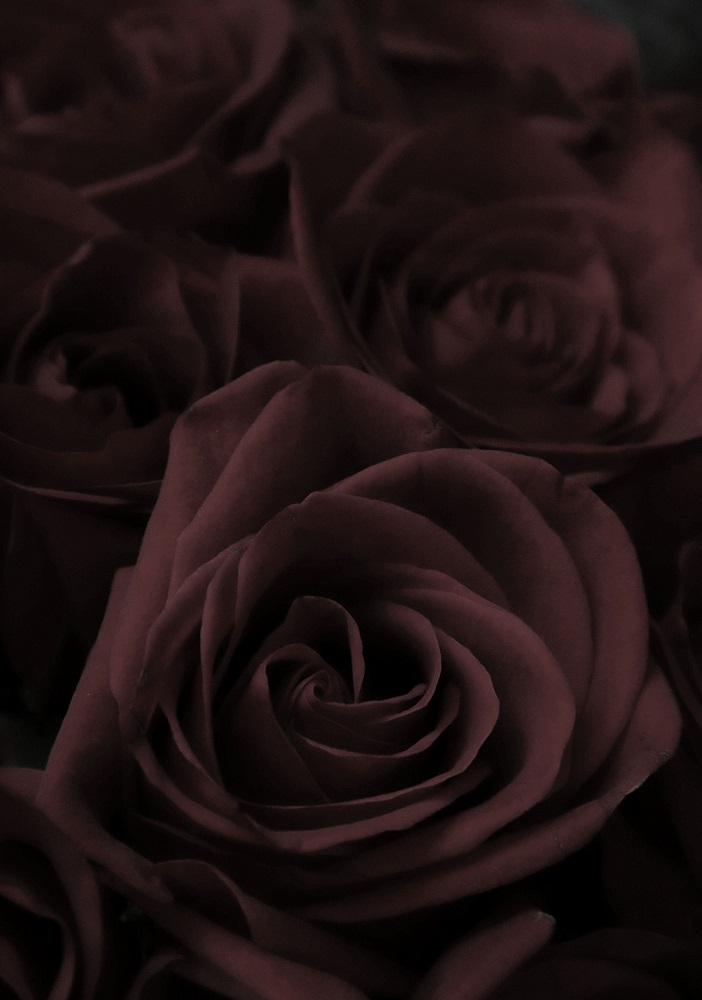
#> input picture ACE-1,HSL,HSV/1.jpeg, 702 x 1000 px; its folder holds only this picture in this run
$ python -i 'HSL vs HSV Enhancement.py'   (imports and definitions only)
#> lines starting #> are read from the running program, lines starting #| are printed output that depends on the picture
#> further down, picture is the input picture: shape (1000, 702, 3); mean B, G, R 18.2, 18.2, 31.1
import cv2
import tkinter as tk
from tkinter import filedialog
from PIL import Image, ImageTk


# Define a function called "enhance_contrast_hsv" that takes in an image
def enhance_contrast_hsv(image):
    # Convert to HSV
    hsv_image = cv2.cvtColor(image, cv2.COLOR_BGR2HSV)
#> hsv_image: shape (1000, 702, 3); mean H, S, V 57.5, 116.7, 31.1
    h, s, v = cv2.split(hsv_image)
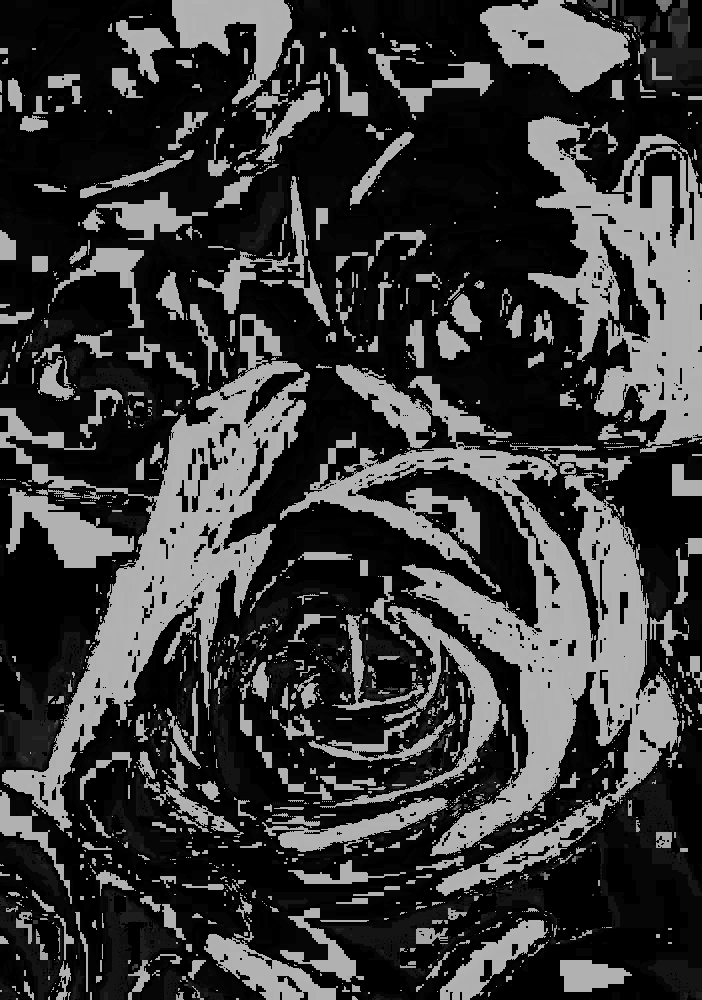
#> h: shape (1000, 702); min 0, max 179, mean 57.5
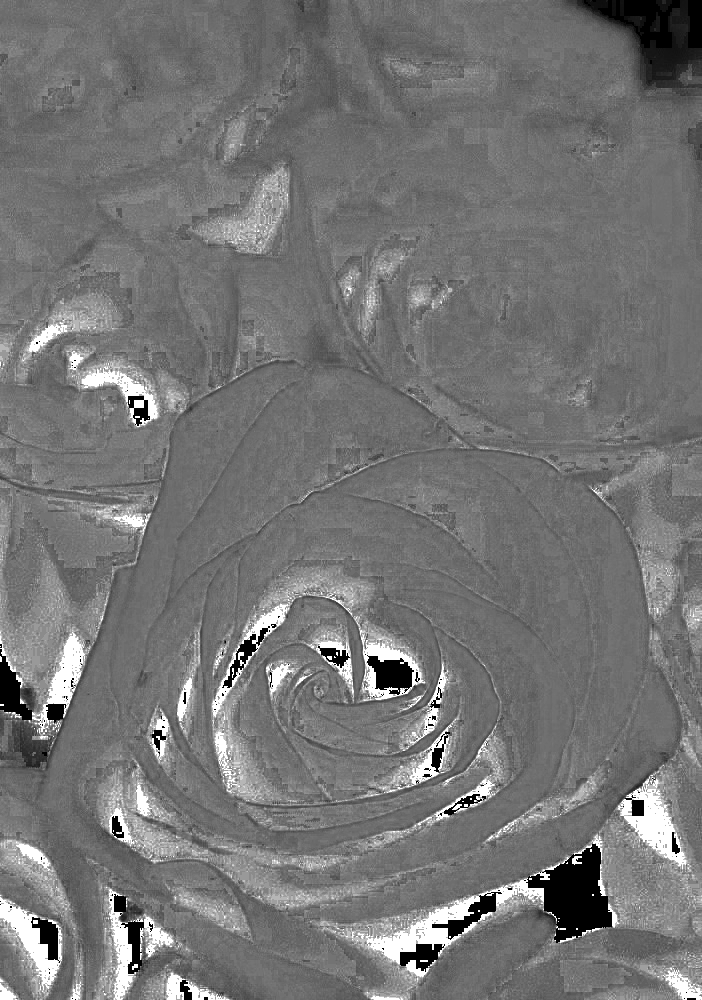
#> s: shape (1000, 702); min 0, max 255, mean 116.7
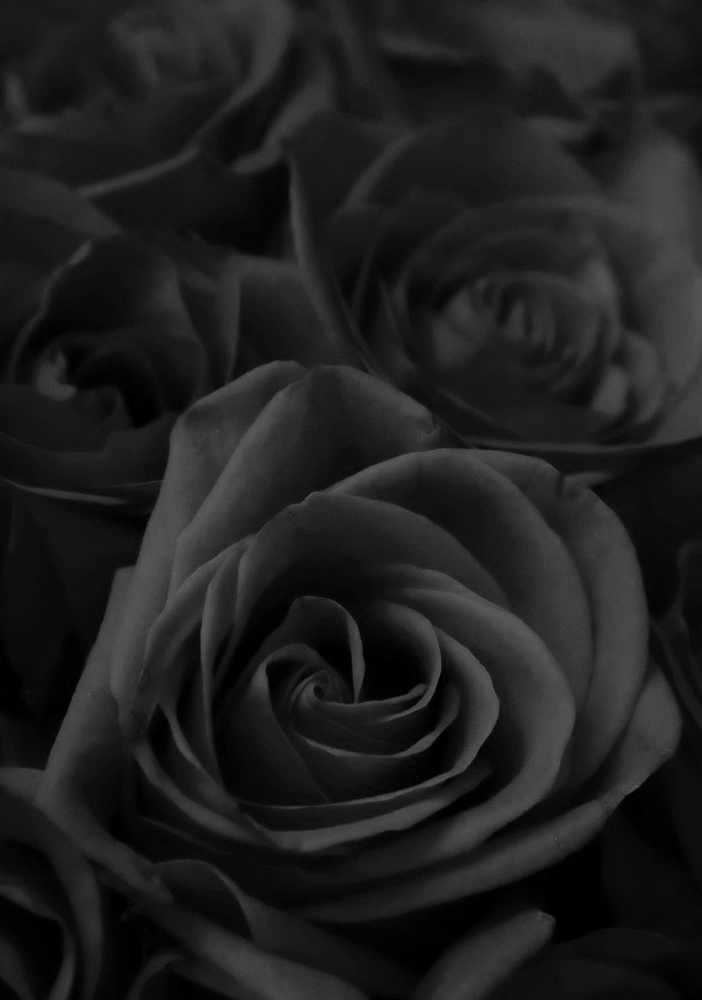
#> v: shape (1000, 702); min 0, max 107, mean 31.1
    # Apply histogram equalization to S channel
    s_equalized = cv2.equalizeHist(s)
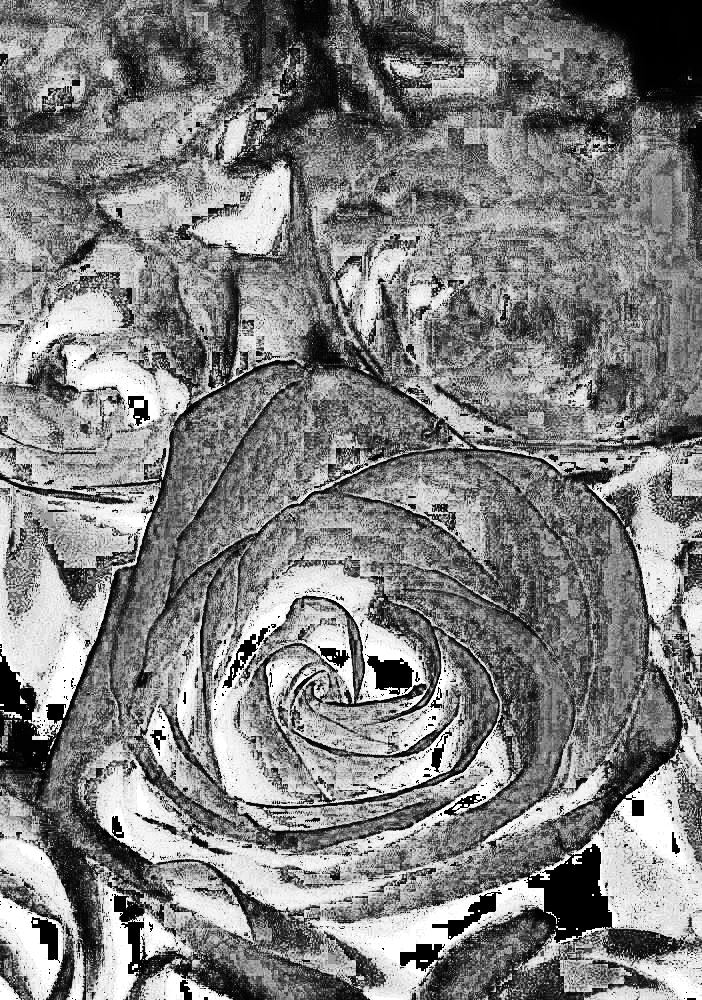
#> s_equalized: shape (1000, 702); min 0, max 255, mean 128.8
    # Apply stretching to V channel
    v_stretched = cv2.normalize(v, None, 0, 255, cv2.NORM_MINMAX)
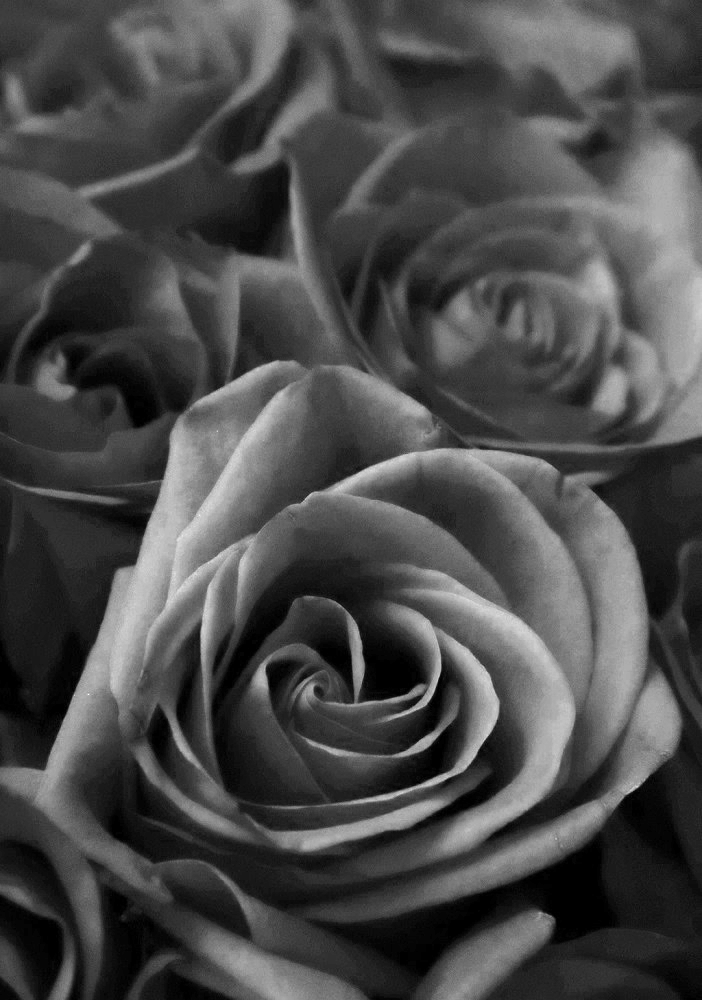
#> v_stretched: shape (1000, 702); min 0, max 255, mean 74.1
    # Merge the processed HSV channels
    hsv_enhanced = cv2.merge((h, s_equalized, v_stretched))
#> hsv_enhanced: shape (1000, 702, 3); mean H, S, V 57.5, 128.8, 74.1
    # Convert to the RGB
    enhanced_image = cv2.cvtColor(hsv_enhanced, cv2.COLOR_HSV2BGR)
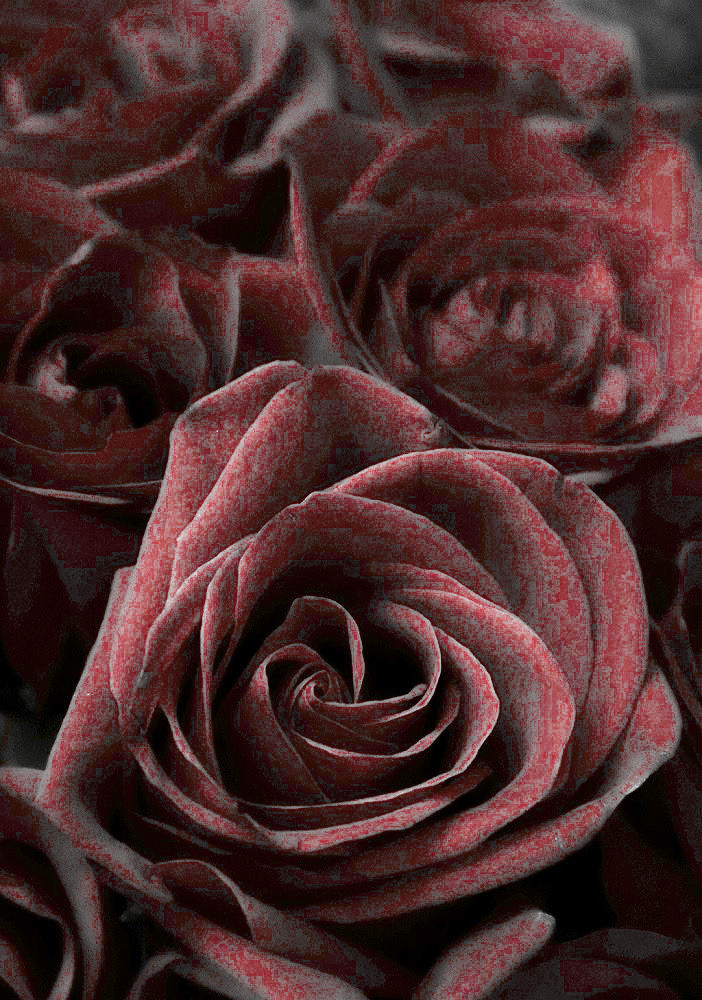
#> enhanced_image: shape (1000, 702, 3); mean B, G, R 42.9, 43.1, 74.1
    return enhanced_image

# Define a function to perform contrast enhancement using HSL color space
# [42 lines left out: functions enhance_contrast_hsl, select_image, open_enhanced_image, not called in this run]

def hsl_enhancement():
    enhanced_image_hsl = enhance_contrast_hsl(image)
    open_enhanced_image(enhanced_image_hsl)

def hsv_enhancement():
    enhanced_image_hsv = enhance_contrast_hsv(image)
    open_enhanced_image(enhanced_image_hsv)

# Create the main window
# [2 lines not run here, left out]
# Create a label to select an image
# [2 lines that did not run here, left out]
# [1 line not run here, left out]
# Create a button to select an image
# [1 line that did not run here, left out]
# [1 line not run here, left out]
# Create two buttons for enhancing the image using HSL and HSV respectively
# [2 lines that did not run here, left out]
# [1 line not run here, left out]
# [2 lines that did not run here, left out]
# [1 line not run here, left out]
# Create a label to display the original image
# [1 line that did not run here, left out]
# [3 lines not run here, left out]

>>> import cv2
>>> picture = cv2.imread('1.jpeg')
>>> result = enhance_contrast_hsv(picture)
